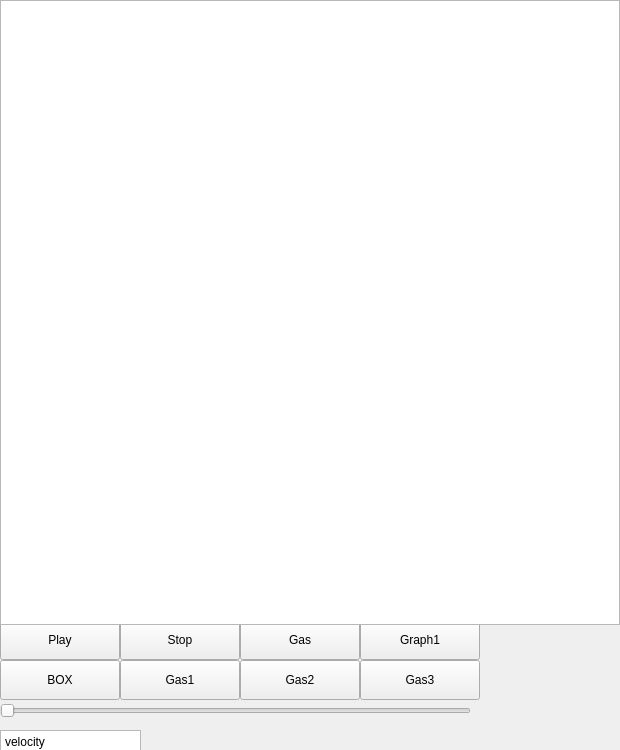
<?xml version="1.0" encoding="UTF-8"?>
<ui version="4.0">
 <class>MainWindow</class>
 <widget class="QWidget" name="MainWindow">
  <property name="geometry">
   <rect>
    <x>0</x>
    <y>0</y>
    <width>620</width>
    <height>750</height>
   </rect>
  </property>
  <property name="sizePolicy">
   <sizepolicy hsizetype="Fixed" vsizetype="Fixed">
    <horstretch>0</horstretch>
    <verstretch>0</verstretch>
   </sizepolicy>
  </property>
  <property name="minimumSize">
   <size>
    <width>620</width>
    <height>750</height>
   </size>
  </property>
  <property name="maximumSize">
   <size>
    <width>620</width>
    <height>750</height>
   </size>
  </property>
  <property name="windowTitle">
   <string>Form</string>
  </property>
  <widget class="QPushButton" name="Gasbutton">
   <property name="geometry">
    <rect>
     <x>240</x>
     <y>620</y>
     <width>120</width>
     <height>40</height>
    </rect>
   </property>
   <property name="text">
    <string>Gas</string>
   </property>
  </widget>
  <widget class="QPushButton" name="Playbutton">
   <property name="geometry">
    <rect>
     <x>0</x>
     <y>620</y>
     <width>120</width>
     <height>40</height>
    </rect>
   </property>
   <property name="text">
    <string>Play</string>
   </property>
  </widget>
  <widget class="QPushButton" name="graph1button">
   <property name="geometry">
    <rect>
     <x>360</x>
     <y>620</y>
     <width>120</width>
     <height>40</height>
    </rect>
   </property>
   <property name="text">
    <string>Graph1</string>
   </property>
  </widget>
  <widget class="QPushButton" name="gas2button">
   <property name="geometry">
    <rect>
     <x>240</x>
     <y>660</y>
     <width>120</width>
     <height>40</height>
    </rect>
   </property>
   <property name="text">
    <string>Gas2</string>
   </property>
  </widget>
  <widget class="QPushButton" name="Boxbutton">
   <property name="geometry">
    <rect>
     <x>0</x>
     <y>660</y>
     <width>120</width>
     <height>40</height>
    </rect>
   </property>
   <property name="text">
    <string>BOX</string>
   </property>
  </widget>
  <widget class="QPushButton" name="stopbutton">
   <property name="geometry">
    <rect>
     <x>120</x>
     <y>620</y>
     <width>120</width>
     <height>40</height>
    </rect>
   </property>
   <property name="text">
    <string>Stop</string>
   </property>
  </widget>
  <widget class="QPushButton" name="gas1button">
   <property name="geometry">
    <rect>
     <x>120</x>
     <y>660</y>
     <width>120</width>
     <height>40</height>
    </rect>
   </property>
   <property name="text">
    <string>Gas1</string>
   </property>
  </widget>
  <widget class="QPushButton" name="gas3button">
   <property name="geometry">
    <rect>
     <x>360</x>
     <y>660</y>
     <width>120</width>
     <height>40</height>
    </rect>
   </property>
   <property name="text">
    <string>Gas3</string>
   </property>
  </widget>
  <widget class="QGraphicsView" name="graphicsView">
   <property name="geometry">
    <rect>
     <x>0</x>
     <y>0</y>
     <width>620</width>
     <height>625</height>
    </rect>
   </property>
  </widget>
  <widget class="QSlider" name="horizontalSlider">
   <property name="geometry">
    <rect>
     <x>0</x>
     <y>700</y>
     <width>471</width>
     <height>22</height>
    </rect>
   </property>
   <property name="orientation">
    <enum>Qt::Horizontal</enum>
   </property>
  </widget>
  <widget class="QTextEdit" name="textEdit">
   <property name="geometry">
    <rect>
     <x>0</x>
     <y>730</y>
     <width>141</width>
     <height>21</height>
    </rect>
   </property>
   <property name="sizePolicy">
    <sizepolicy hsizetype="Fixed" vsizetype="Fixed">
     <horstretch>0</horstretch>
     <verstretch>0</verstretch>
    </sizepolicy>
   </property>
   <property name="verticalScrollBarPolicy">
    <enum>Qt::ScrollBarAlwaysOff</enum>
   </property>
   <property name="html">
    <string>&lt;!DOCTYPE HTML PUBLIC &quot;-//W3C//DTD HTML 4.0//EN&quot; &quot;http://www.w3.org/TR/REC-html40/strict.dtd&quot;&gt;
&lt;html&gt;&lt;head&gt;&lt;meta name=&quot;qrichtext&quot; content=&quot;1&quot; /&gt;&lt;style type=&quot;text/css&quot;&gt;
p, li { white-space: pre-wrap; }
&lt;/style&gt;&lt;/head&gt;&lt;body style=&quot; font-family:'Gulim'; font-size:9pt; font-weight:400; font-style:normal;&quot;&gt;
&lt;p style=&quot; margin-top:0px; margin-bottom:0px; margin-left:0px; margin-right:0px; -qt-block-indent:0; text-indent:0px;&quot;&gt;velocity&lt;/p&gt;&lt;/body&gt;&lt;/html&gt;</string>
   </property>
  </widget>
 </widget>
 <resources/>
 <connections/>
</ui>
